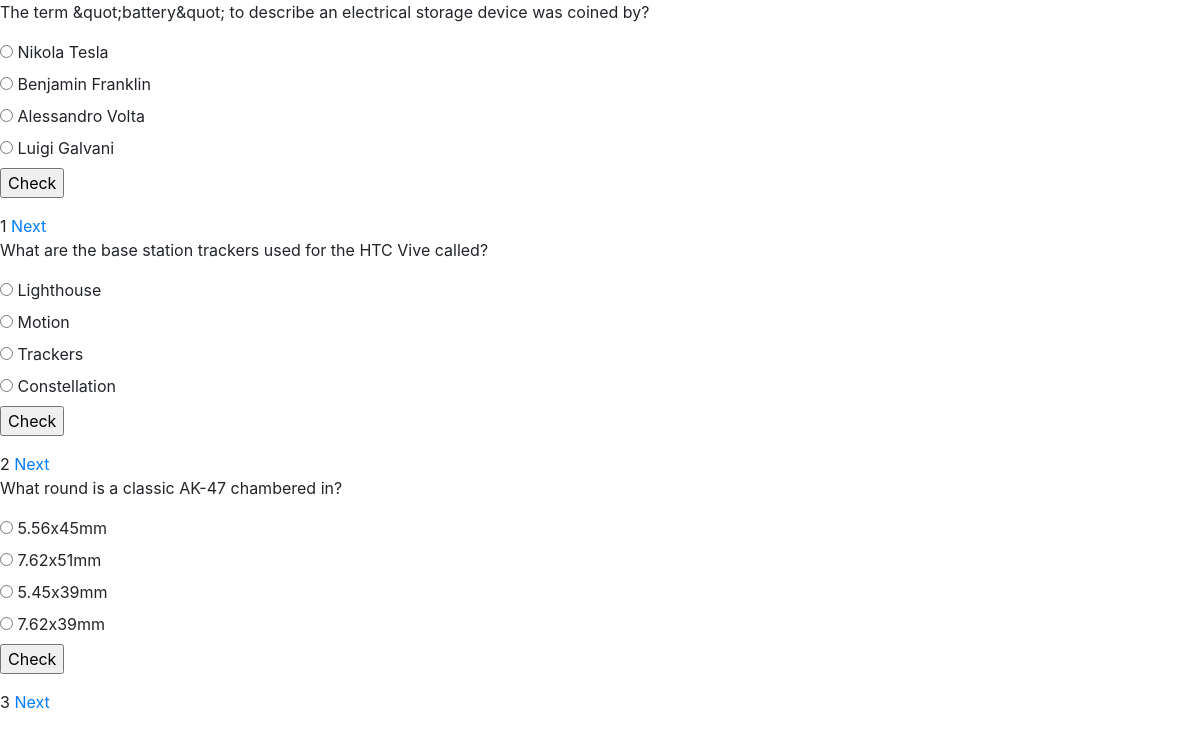
The app's page /1/, older data.
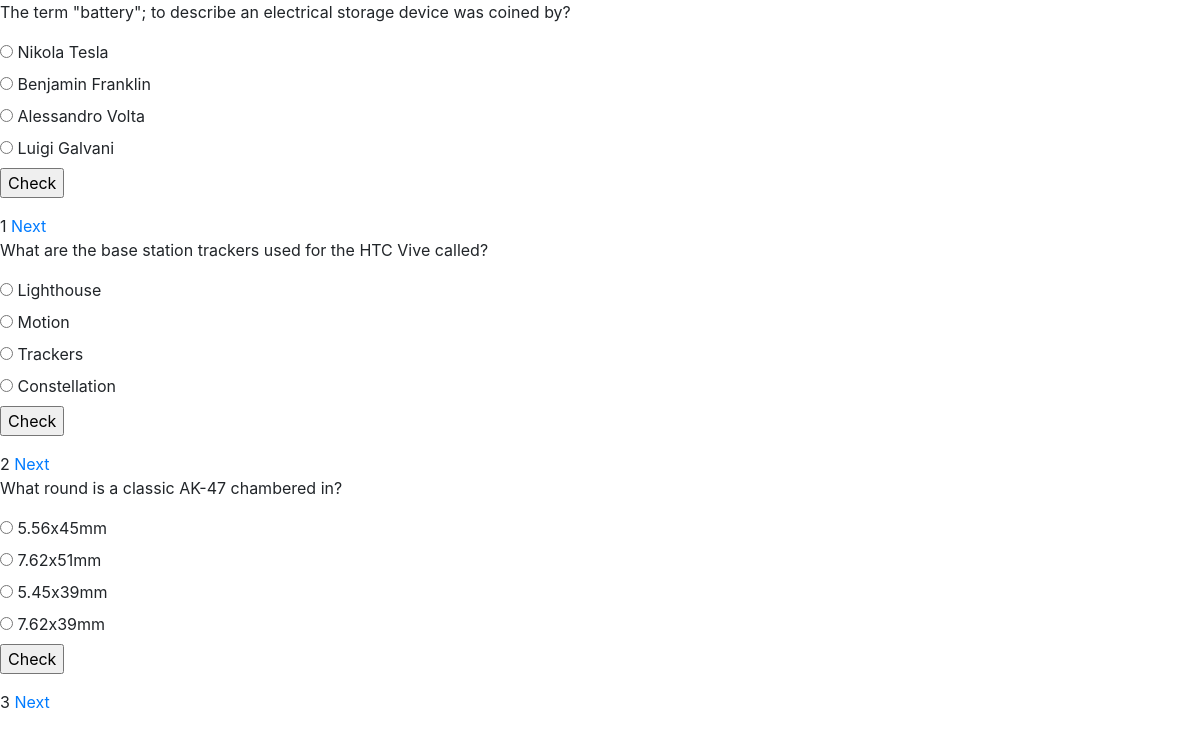
The same page, newer data.
### quiz/models.py (models this page shows, shortened)
class Question(models.Model):
    choice = models.ForeignKey(Category, on_delete=models.CASCADE)
    question = models.CharField(max_length=250)
    answer = models.CharField(max_length=100)
    option_one = models.CharField(max_length=100)
    option_two = models.CharField(max_length=100)
    option_three = models.CharField(max_length=100, blank=True)
    option_four = models.CharField(max_length=100, blank=True)
    created_at = models.DateTimeField(auto_now_add=True)
    updated_at = models.DateTimeField(auto_now=True)

### quiz/views.py (the view, shortened to what this page needs)
# urls.py: path('<int:pk>/', take_quiz, name='take_quiz'),
def take_quiz(request, pk):
    questions = Question.objects.filter(choice=pk)
    context = {'questions': questions, 'values': request.POST}
    if request.method == 'GET':
        return render(request, 'quiz.html', context)

### templates/quiz.html (shortened to what this page needs)
{% extends 'base.html' %} {% block content %}
{% load static %}
<div>
  {% for question in questions %}
  <p>{{question.question}}</p>
  <form action="." method="post">
    <table>
      <tbody>
        <tr>
          <label>
            <input type="radio" name="option" value="{{question.option_one}}" />
            {{question.option_one}}
          </label>
        </tr>
        <br />
        <tr>
          <label>
            <input type="radio" name="option" value="{{question.option_two}}" />
            {{question.option_two}}
          </label>
        </tr>
        <br />
        <tr>
          <label>
            <input
              type="radio"
              name="option"
              value="{{question.option_three}}"
            />
            {{question.option_three}}
          </label>
        </tr>
        <br />
        <tr>
          <label>
            <input
              type="radio"
              name="option"
              value="{{question.option_four}}"
            />
            {{question.option_four}}
          </label>
        </tr>
      </tbody>
    </table>
    <input type="submit" value="Check">
  </form>
{{question.id}}
<a href="{{question.id}}">Next</a>
{% endfor %}
{% endblock content %}

### templates/base.html (shortened to what this page needs)
{% load static %}
<html lang="en">
  <head>
    <link
      rel="stylesheet"
      href="https://maxcdn.bootstrapcdn.com/bootstrap/4.0.0/css/bootstrap.min.css"
    />
    <link rel="stylesheet" href="{% static 'css/styles.css' %}">
  </head>
  <body>
    {% block content %} {% endblock content %}
  </body>
</html>

Row changes from the older to the newer data that the page shows:
changed Question "Nikola Tesla": question "The term &quot;battery&quot; to describe an electrical storage device was coined by?" → "The term \"battery\"; to describe an electrical storage device was coined by?"
